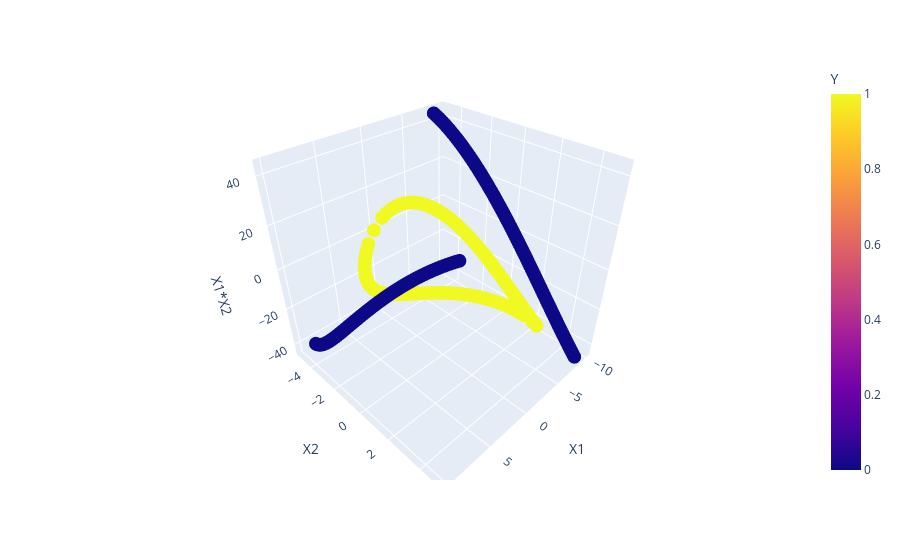

Notebook source saved alongside this figure:
### Code cell
import plotly.express as px

fig=px.scatter_3d(df,x="X1",y='X2',z='X1*X2',color='Y')
fig.show()

### Figure 1 — Plotly figure (JSON) as saved in the notebook; plotly's stock layout.template omitted (floating-point values rounded to 4 significant figures; data arrays with more than 128 entries replaced by an {"elided": "..."} marker saying what was removed)
{"data": [{"hovertemplate": "X1=%{x}<br>X2=%{y}<br>X1*X2=%{z}<br>Y=%{marker.color}<extra></extra>", "legendgroup": "", "marker": {"color": {"elided": "400 int values"}, "coloraxis": "coloraxis", "symbol": "circle"}, "mode": "markers", "name": "", "scene": "scene", "showlegend": false, "type": "scatter3d", "x": {"elided": "400 float values"}, "y": {"elided": "400 float values"}, "z": {"elided": "400 float values"}}], "layout": {"coloraxis": {"colorbar": {"title": {"text": "Y"}}, "colorscale": [[0, "#0d0887"], [0.1111, "#46039f"], [0.2222, "#7201a8"], [0.3333, "#9c179e"], [0.4444, "#bd3786"], [0.5556, "#d8576b"], [0.6667, "#ed7953"], [0.7778, "#fb9f3a"], [0.8889, "#fdca26"], [1, "#f0f921"]]}, "legend": {"tracegroupgap": 0}, "margin": {"t": 60}, "scene": {"domain": {"x": [0, 1], "y": [0, 1]}, "xaxis": {"title": {"text": "X1"}}, "yaxis": {"title": {"text": "X2"}}, "zaxis": {"title": {"text": "X1*X2"}}}}}
